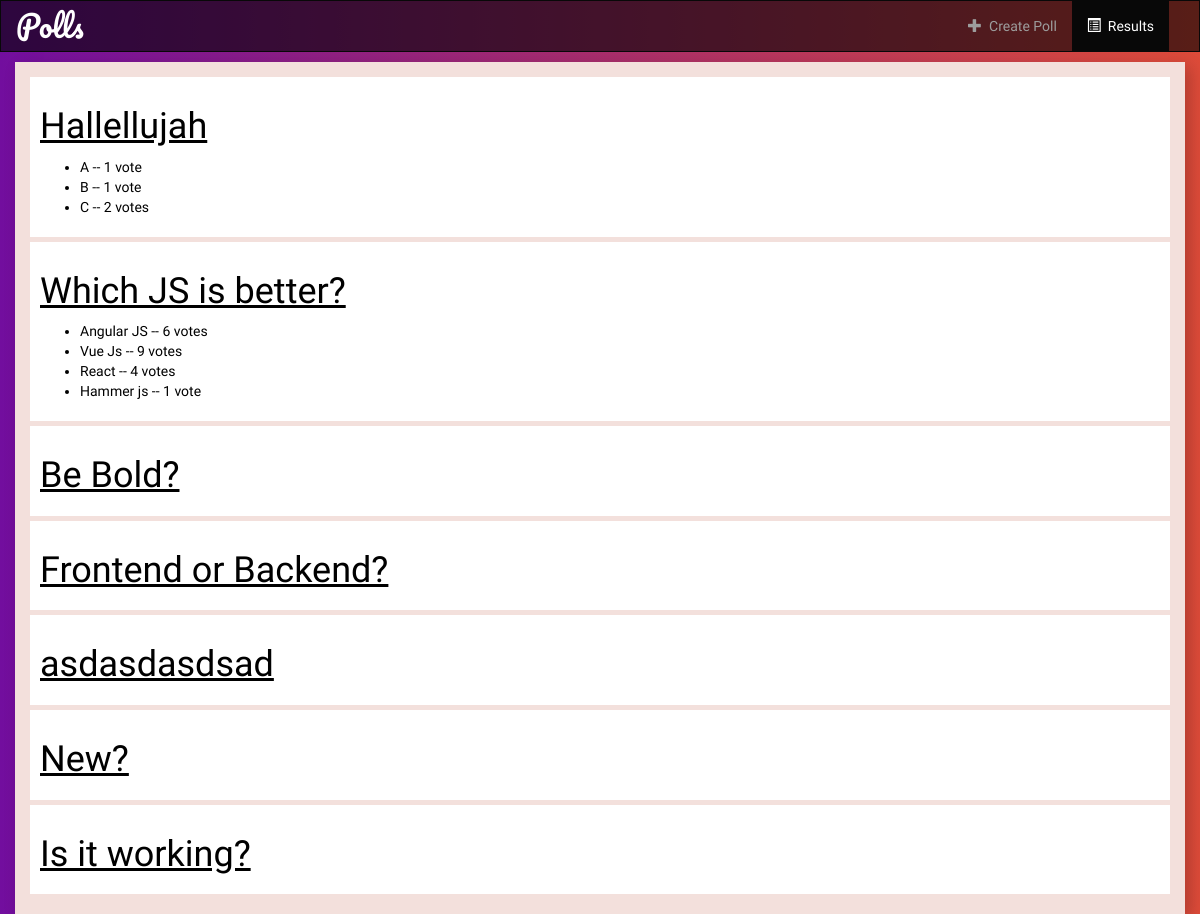
The page /polls/resultsALL/ on the database as committed earlier.
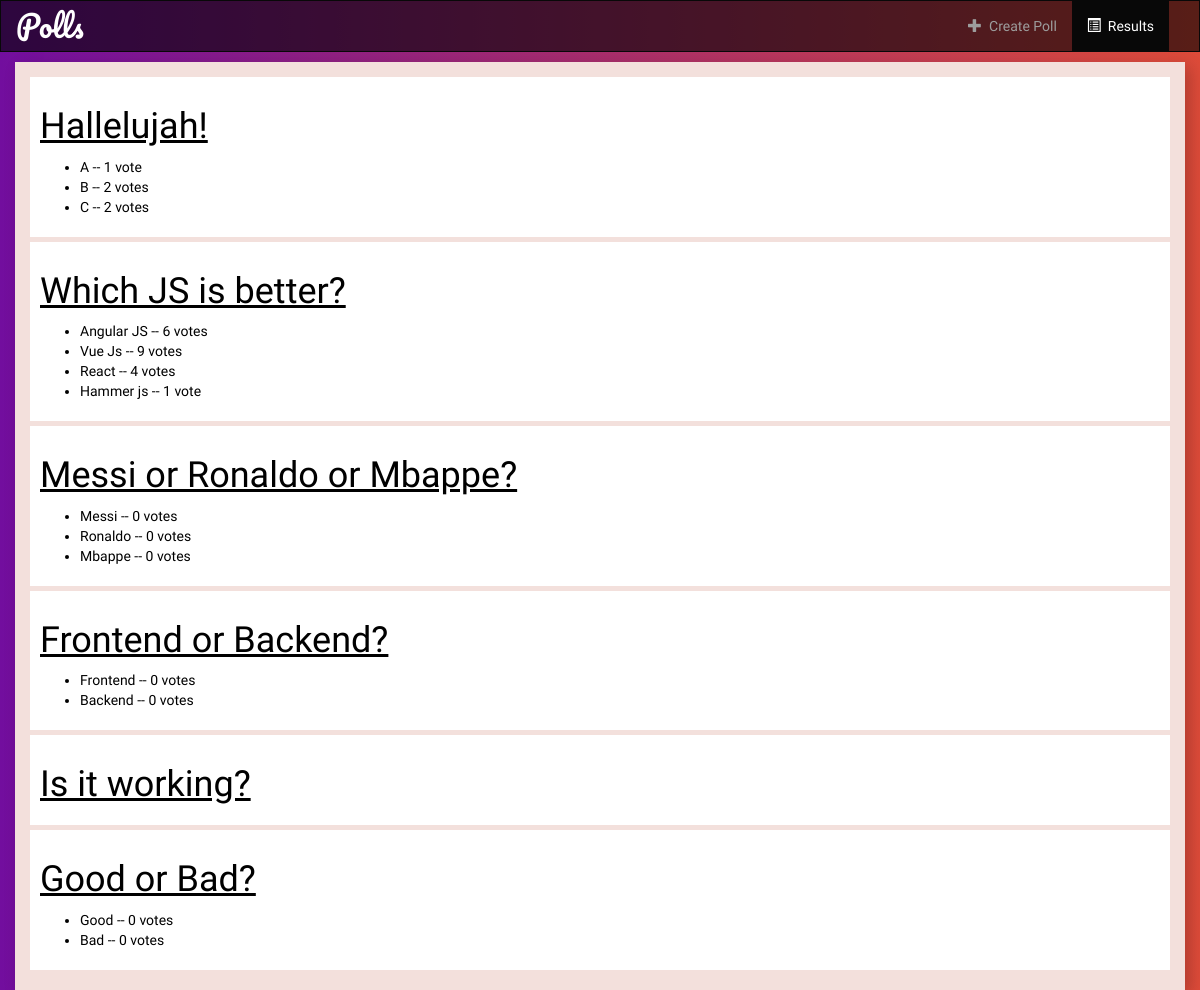
The same page on the database as committed later.
### polls/models.py (models this page shows, shortened)
class Question(models.Model):
    question_text= models.CharField(max_length=500)
    pub_date= models.DateTimeField('date published',null=True)
    def was_published_recently(self):
        now = timezone.now()
        return now - datetime.timedelta(days=1) <= self.pub_date <= now
    was_published_recently.admin_order_field='pub_date'
    was_published_recently.boolean=True
    was_published_recently.short_description='Published recently?'

class Choice(models.Model):
    question = models.ForeignKey(Question, on_delete=models.CASCADE)
    choice_text = models.CharField(max_length=200)
    votes = models.IntegerField(default=0)

### polls/views.py (the view)
# urls.py: path('resultsALL/', views.ResultsallView.as_view(), name='resultsall'),
class ResultsallView(generic.ListView):
	template_name='polls/resultsall.html'
	context_object_name='question_list'
	def get_queryset(self):
		return Question.objects.all()

### polls/templates/polls/resultsall.html
{% extends 'polls/base.html' %}
{% block pageResultsall%}
	class='active'
{%endblock%}
{% block body %}
{% for question in question_list%}
<div  id="resultcontent">
	<h1 id="questionhead">{{ question.question_text }}</h1>
	<ul>
		{% for choice in question.choice_set.all %}
			<li>{{ choice.choice_text }} -- {{choice.votes}} vote{{choice.votes|pluralize}}</li>
		{% endfor %}
	</ul>
</div>
{% endfor %}
{% endblock %}

### polls/templates/polls/base.html (shortened to what this page needs)
<!Doctype html>
<html>
	<head>
		<link rel="stylesheet" href="https://maxcdn.bootstrapcdn.com/bootstrap/3.3.7/css/bootstrap.min.css">
		{% load staticfiles %}
		<link rel="stylesheet" href="{% static 'polls/style.css'%}">
	</head>
	<body>
		<nav class="navbar navbar-inverse">
			<div class="navbar-header">
				<a class="navbar-brand" href="{% url 'polls:index' %}" id="ham">Polls</a>
			</div>
			<div class="collapse navbar-collapse" id="topNavBar">
				<ul class="nav navbar-nav navbar-right">
					<li {% block pageCreatePoll%}{% endblock%}>
						<a href="{% url 'polls:question-add' %}"><span class="glyphicon glyphicon-plus"></span>&nbsp; Create Poll</a>
					</li>
					<li {% block pageResultsall%}{% endblock%}>
						<a href="{% url 'polls:resultsall' %}"><span class="glyphicon glyphicon-list-alt" aria-hidden="true"></span>&nbsp; Results</a>
					</li>
					<li><a href="kmayush.github.com"></a></li>
				</ul>
		</nav>
		<div class="container">
		<div id="box">
			{% block body %}
			{% endblock %}
		</div>
		</div>
	</body>
</html>

### polls/static/polls/style.css (style rules this page uses)
body { color:black; //background:url(https://images.pexels.com/photos/8263/pexels-photo.jpg?auto=compress&cs=tinysrgb&dpr=2&h=650&w=940); background-image: -webkit-linear-gradient(left, #720e9e 0, #dd4b39 100%); background-image: -o-linear-gradient(left, #720e9e 0, #dd4b39 100%); background-image: linear-gradient(to right, #720e9e 0, #dd4b39 100%); list-style-type: none; font-family: 'Ubuntu', sans-serif; }
.navbar-brand { font-family: 'Pacifico',cursive; font-size: 30px; }
#questionhead { text-decoration: underline; }
.container { margin-left:auto; margin-top:0px; min-height:85vh; //background:white; //padding-left: 10px; padding-top: 15px; padding-bottom: 15px; background:#F3E0DC; border:0px solid; box-shadow: 5px 5px 15px rgba(0,0,0,0.2); border-top:0px; }
.navbar { border-radius: 0px; margin-bottom: 10px; background:rgba(0,0,0,0.6); }
#resultcontent { padding:10px; background-color: white; margin-bottom: 5px; overflow-x: auto; }
#ham { color:white; }

Rows that differ between the two databases and show on the page:
removed Question: question_text "asdasdasdsad"
removed Question: question_text "New?"
changed Question: question_text "Hallellujah" → "Hallelujah!"
changed Choice (number 2 of 14 on the later page): votes "1" → "2"
changed Question: question_text "Be Bold?" → "Messi or Ronaldo or Mbappe?"
added Choice: choice_text "Messi", votes "0", shown under Question "Messi or Ronaldo or Mbappe?"
added Choice: choice_text "Ronaldo", votes "0", shown under Question "Messi or Ronaldo or Mbappe?"
added Choice: choice_text "Mbappe", votes "0", shown under Question "Messi or Ronaldo or Mbappe?"
added Choice: choice_text "Frontend", votes "0", shown under Question "Frontend or Backend?"
added Choice: choice_text "Backend", votes "0", shown under Question "Frontend or Backend?"
added Question: question_text "Good or Bad?"
added Choice: choice_text "Good", votes "0", shown under "Good or Bad?"
added Choice: choice_text "Bad", votes "0", shown under "Good or Bad?"
